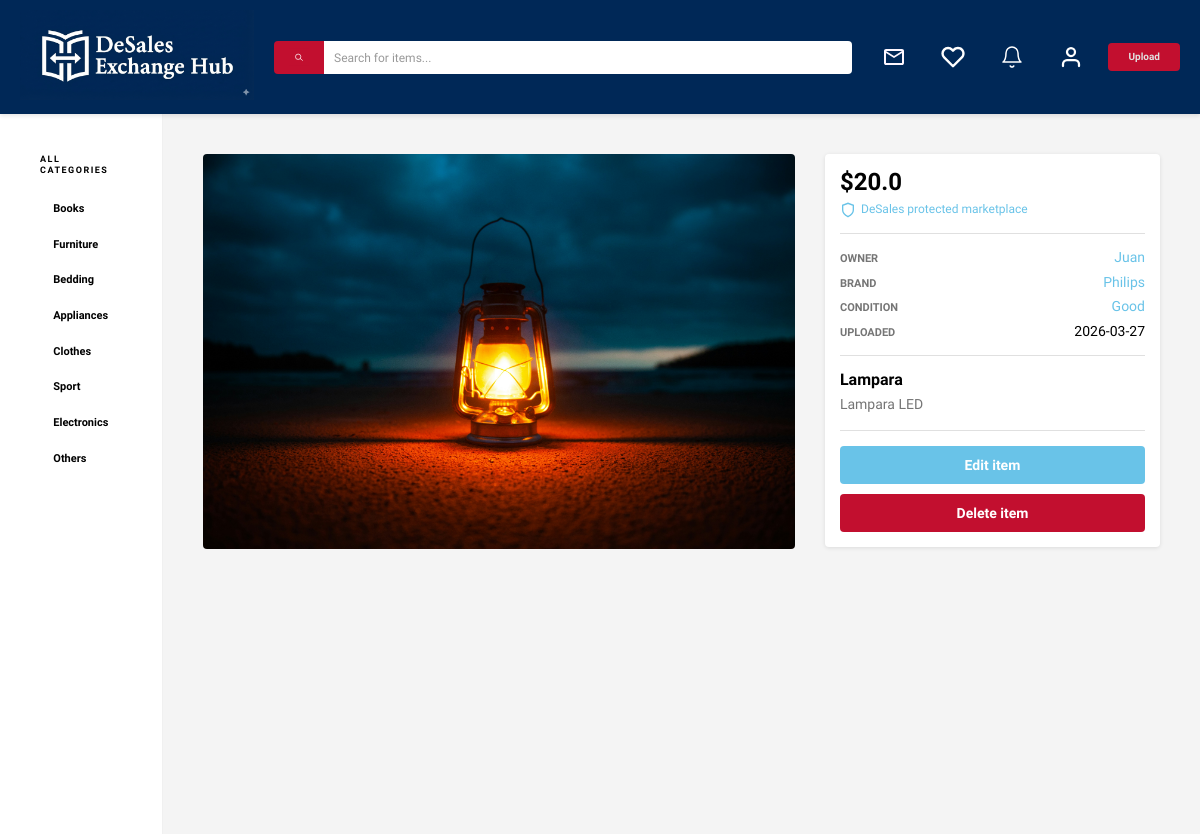
The app's page /item/2 (signed in) with its own data.
### models.py (models this page shows, shortened)
class ItemImage(db.Model):
    id = db.Column(db.Integer, primary_key=True)
    image_url = db.Column(db.String(200), nullable=False)
    item_id = db.Column(db.Integer, db.ForeignKey('item.id'), nullable=False)

class Item(db.Model):
    id = db.Column(db.Integer, primary_key = True, autoincrement = True)
    name = db.Column(db.String(50), nullable = False)
    description = db.Column(db.String(400), nullable = False)
    condition = db.Column(db.String(20), nullable = True, default = "")
    brand = db.Column(db.String(50), nullable = True, default = "")
    price = db.Column(db.Float, nullable = False)
    category = db.Column(db.String(20), nullable = False)
    created_at = db.Column(db.DateTime, nullable = False, default = db.func.current_timestamp())
    user_id = db.Column(db.Integer, db.ForeignKey('user.id'), nullable = False)
    estado = db.Column(db.String(20), nullable = False, default = "active")
    images = db.relationship('ItemImage', backref='item', lazy=True)
    favorited_by = db.relationship('User', secondary='favorite', back_populates='favorite_items', lazy=True)

class User(db.Model):
    id = db.Column(db.Integer, primary_key = True)
    username = db.Column(db.String(20), unique = False, nullable = False)
    email = db.Column(db.String(120), unique = True, nullable = False)
    password = db.Column(db.String(255), nullable = False)
    is_active = db.Column(db.Boolean, default=False, nullable=False)
    items = db.relationship('Item', backref = 'owner', lazy = True)
    favorite_items = db.relationship('Item', secondary='favorite', back_populates='favorited_by', lazy=True)
    country = db.Column(db.String(20), nullable = True, default = "")
    city = db.Column(db.String(20), nullable = True, default = "")
    description = db.Column(db.String(400), nullable = True, default = "")
    photo_url = db.Column(db.String(200), nullable = True, default = "")

### app.py (the view)
@app.route("/item/<int:item_id>")
def item(item_id):
    user = get_current_user_from_session()
    if not user:
        return redirect(url_for("login"))
    item = Item.query.get_or_404(item_id)
    similar_items = Item.query.filter_by(category=item.category).filter(Item.id != item.id).limit(10).all()
    favorite_item_ids = {favorite_item.id for favorite_item in user.favorite_items}
    return render_template('item.html', item=item, similar_items=similar_items, favorite_item_ids=favorite_item_ids)

### app.py (called while the page is built, shortened)
def get_current_user_from_session():
    user_id = session.get("user_id")
    if user_id is not None:
        user = db.session.get(User, user_id)
        if user:
            session["user_id"] = user.id
            session["username"] = user.username
            return user

@app.context_processor
def inject_search_query():
    return {
        "current_search_query": request.args.get("q", "").strip(),
        "condition_labels": CONDITION_LABELS,
    }

### templates/item.html (shortened to what this page needs)
{% extends 'base.html' %}
{% block content %}
    <div class="item-contenido">
        <section class="item-main">
            <div class="item-detail-image-container">
                {% if item.images and item.images|length > 0 %}
                    <div class="carousel-container">
                        <div class="carousel-track">
                            {% for image in item.images %}
                                <div class="carousel-slide">
                                    <img class="item-detail-imagen" src="{{ url_for('static', filename=image.image_url) }}" alt="{{ item.name }} - Image {{ loop.index }}">
                                </div>
                            {% endfor %}
                        </div>
                    </div>
                {% endif %}
            </div>
        </section>
        <aside class="item-sidebar">
            <div class="item-details-card">
                <div class="item-price-box">
                    <h2 class="item-price">${{ item.price }}</h2>
                    <span class="item-protection-info">
                        <svg width="16" height="16" viewBox="0 0 24 24" fill="none" stroke="currentColor" stroke-width="2"><path d="M12 22s8-4 8-10V5l-8-3-8 3v7c0 6 8 10 8 10z"/></svg>
                        DeSales protected marketplace
                    </span>
                </div>
                <div class="divider"></div>
                <div class="item-specs">
                    <div class="spec-row">
                        <span class="spec-label">Owner</span>
                        <span class="spec-value action-text">{{ item.owner.username }}</span>
                    </div>
                    <div class="spec-row">
                        <span class="spec-label">Brand</span>
                        <span class="spec-value action-text">{{ item.brand if item.brand else 'Unbranded' }}</span>
                    </div>
                    <div class="spec-row">
                        <span class="spec-label">Condition</span>
                        <span class="spec-value action-text">{{ condition_labels.get(item.condition, 'Not specified') if item.condition else 'Not specified' }}</span>
                    </div>
                    <div class="spec-row">
                        <span class="spec-label">Uploaded</span>
                        <span class="spec-value">{{ item.created_at.strftime('%Y-%m-%d') }}</span>
                    </div>
                </div>
                <div class="divider"></div>
                <h1 class="item-title">{{ item.name }}</h1>
                <p class="item-description">{{ item.description }}</p>
                <div class="divider"></div>
                {% if item.owner.id != session['user_id'] %}
                    <div class="item-actions">
                        {% if item.estado|lower == 'active' %}
                            <form action="{{ url_for('comprar', item_id=item.id) }}" method="post">
                                <button class="btn btn-primary" type="submit">Purchase now</button>
                            </form>
                        {% else %}
                            <span class="btn btn-outline">Purchased</span>
                        {% endif %}
                        <a class="btn btn-outline">Make an offer</a>
                        <a class="btn btn-outline">Send a message</a>
                        <a class="btn btn-outline favorite-btn {% if item.id in favorite_item_ids %}active{% endif %}" data-item-id="{{ item.id }}" data-is-favorite="{% if item.id in favorite_item_ids %}true{% else %}false{% endif %}" data-favorite-text="true">
                            {% if item.id in favorite_item_ids %}Remove from favorites{% else %}Add to favorites{% endif %}
                        </a>
                    </div>
                {% else %}
                    <div class="item-actions">
                        {% if item.estado|lower == 'active' %}
                            <a href="{{url_for('edit_item', item_id=item.id)}}" class="btn btn-primary">Edit item</a>
                        {% endif %}
                        <a href="{{url_for('delete', item_id=item.id)}}" class="btn btn-rojo">Delete item</a>
                    </div>
                {% endif %}
            </div>
        </aside>
    </div>
{% endblock %}

### templates/base.html (shortened to what this page needs)
<!DOCTYPE html>
<html lang="en">
<head>
    <link rel="stylesheet" href="{{ url_for('static', filename='css/app.css') }}">
</head>
<body>
    <nav class="nav">
        <div class="nav-content">
            <a href="/dashboard" class="nav-logo">
                <img src="{{ url_for('static', filename='img/assets/DEH logo letras blanco.png') }}" alt="Desales Exchange Hub Logo">
            </a>
            <form action="{{ url_for('dashboard') }}" method="GET" class="search-form" role="search">
                <button type="submit" class="search-btn">
                    <img src="{{ url_for('static', filename='img/assets/search-white-on-red.svg') }}" alt="Search">
                </button>
                <input type="search" name="q" value="{{ current_search_query }}" placeholder="Search for items..." aria-label="Search for items">
            </form>
            <div class="nav-buttons">
                <a href="{{ url_for('messages') }}" class="nav-icon">
                    <img src="{{ url_for('static', filename='img/assets/mail.svg') }}" alt="Mensajes">
                </a>
                <a href="{{ url_for('favItems') }}" class="nav-icon">
                    <img src="{{ url_for('static', filename='img/assets/WhiteHeart.svg') }}" alt="Favoritos">
                </a>
                <a href="#" class="nav-icon">
                    <img src="{{ url_for('static', filename='img/assets/Bell.svg') }}" alt="Notificaciones">
                </a>
                <a href="{{ url_for('profile') }}" class="nav-icon">
                    <img src="{{ url_for('static', filename='img/assets/User.svg') }}" alt="Perfil">
                </a>
                <a href="{{ url_for('upload') }}" class="upload-button">Upload</a>
            </div>
        </div>
    </nav>
    <div class="layout-container">
        <aside class="sidebar">
            <div class="sidebar-header">
                <a class="sidebar-header-allCategories" href="{{ url_for('dashboard') }}">All Categories</a>
            </div>
            <div class="scroll-container">
                <ul class="lista-enlaces" id="categoryList">
                    <li><a class="filter-button" href="{{ url_for('dashboard', category='Books') }}">Books</a></li>
                    <li><a class="filter-button" href="{{ url_for('dashboard', category='Furniture') }}">Furniture</a></li>
                    <li><a class="filter-button" href="{{ url_for('dashboard', category='Bedding') }}">Bedding</a></li>
                    <li><a class="filter-button" href="{{ url_for('dashboard', category='Appliances') }}">Appliances</a></li>
                    <li><a class="filter-button" href="{{ url_for('dashboard', category='Clothes') }}">Clothes</a></li>
                    <li><a class="filter-button" href="{{ url_for('dashboard', category='Sport') }}">Sport</a></li>
                    <li><a class="filter-button" href="{{ url_for('dashboard', category='Electronics') }}">Electronics</a></li>
                    <li><a class="filter-button" href="{{ url_for('dashboard', category='Others') }}">Others</a></li>
                </ul>
            </div>
        </aside>
        <main class="main-content">
            {% block content %}
            {% endblock %}
        </main>
    </div>
</body>
</html>

### records on screen
ItemImage: image_url (picture)
Item: price "20.0", brand "Philips", condition "Good", created_at "2026-03-27", name "Lampara", description "Lampara LED"
User: owner.username "Juan"
